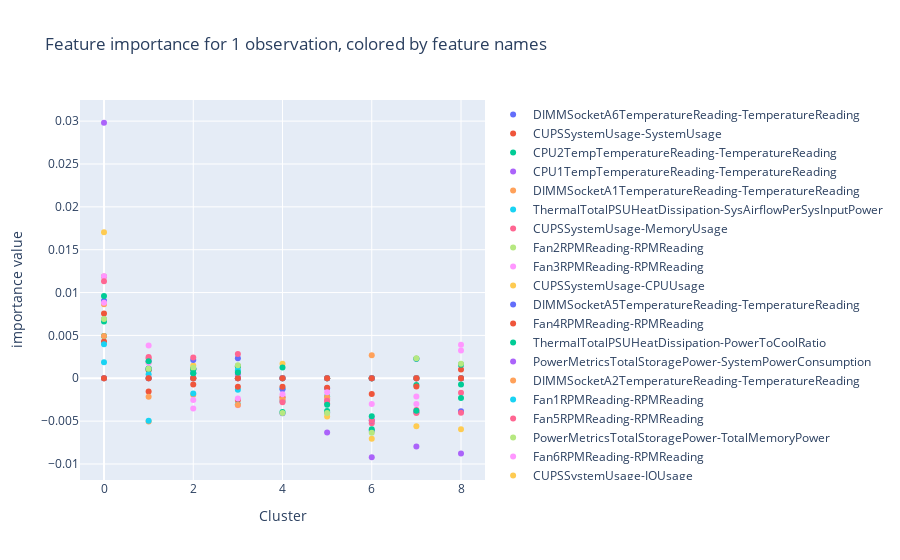

Notebook cell for this chart:
### Markdown cell above
# Show feature importance for each instance/observation

### Code cell
i = 0

x = list(range(len(feature_cols)))
fig = go.Figure()
shape_1obs = shap_values_np[:,i,:]

for i in range(shape_1obs.shape[1]):
    fig.add_trace(go.Scatter(x=x, y=shape_1obs[:,i], name=feature_cols[i], mode='markers'))


fig.update_layout(barmode='relative', title_text='Feature importance for 1 observation, colored by feature names',   
        yaxis=dict(
        title='importance value',
    ),   xaxis=dict(
        title='Cluster',
    ))
fig.show()

### Figure 1 — Plotly figure (JSON) as saved in the notebook; plotly's stock layout.template omitted (floating-point values rounded to 4 significant figures)
{"data": [{"mode": "markers", "name": "DIMMSocketA6TemperatureReading-TemperatureReading", "type": "scatter", "x": [0, 1, 2, 3, 4, 5, 6, 7, 8, 9, 10, 11, 12, 13, 14, 15, 16, 17, 18, 19, 20, 21, 22], "y": [0.006872, 0.001113, 0.001145, 0.00143, -0.00408, -0.003992, -0.006107, 0.002274, 0.001621]}, {"mode": "markers", "name": "CUPSSystemUsage-SystemUsage", "type": "scatter", "x": [0, 1, 2, 3, 4, 5, 6, 7, 8, 9, 10, 11, 12, 13, 14, 15, 16, 17, 18, 19, 20, 21, 22], "y": [0.004289, 0.0009309, 0.001031, -0.002522, -0.002205, -0.002407, 0, 0, 0]}, {"mode": "markers", "name": "CPU2TempTemperatureReading-TemperatureReading", "type": "scatter", "x": [0, 1, 2, 3, 4, 5, 6, 7, 8, 9, 10, 11, 12, 13, 14, 15, 16, 17, 18, 19, 20, 21, 22], "y": [0.004927, 0.001041, 0.001068, -0.003047, -0.002641, 0, 0, -0.0007852, -0.0007222]}, {"mode": "markers", "name": "CPU1TempTemperatureReading-TemperatureReading", "type": "scatter", "x": [0, 1, 2, 3, 4, 5, 6, 7, 8, 9, 10, 11, 12, 13, 14, 15, 16, 17, 18, 19, 20, 21, 22], "y": [0.02981, 0.001143, 0.0006298, 0.000487, 0, -0.00634, -0.009213, -0.007961, -0.008783]}, {"mode": "markers", "name": "DIMMSocketA1TemperatureReading-TemperatureReading", "type": "scatter", "x": [0, 1, 2, 3, 4, 5, 6, 7, 8, 9, 10, 11, 12, 13, 14, 15, 16, 17, 18, 19, 20, 21, 22], "y": [0.004921, -0.005037, -0.00193, 0.0007629, 0, 0, 0, 0, 0]}, {"mode": "markers", "name": "ThermalTotalPSUHeatDissipation-SysAirflowPerSysInputPower", "type": "scatter", "x": [0, 1, 2, 3, 4, 5, 6, 7, 8, 9, 10, 11, 12, 13, 14, 15, 16, 17, 18, 19, 20, 21, 22], "y": [0.001858, 0.0004715, 0.0005839, -0.001338, -0.001203, -0.002111, 0, 0, 0]}, {"mode": "markers", "name": "CUPSSystemUsage-MemoryUsage", "type": "scatter", "x": [0, 1, 2, 3, 4, 5, 6, 7, 8, 9, 10, 11, 12, 13, 14, 15, 16, 17, 18, 19, 20, 21, 22], "y": [0.01187, 0.002471, 0, 0, 0, -0.002915, -0.005258, -0.003702, -0.001691]}, {"mode": "markers", "name": "Fan2RPMReading-RPMReading", "type": "scatter", "x": [0, 1, 2, 3, 4, 5, 6, 7, 8, 9, 10, 11, 12, 13, 14, 15, 16, 17, 18, 19, 20, 21, 22], "y": [0, 0, 0, 0, 0, 0, 0, 0, 0]}, {"mode": "markers", "name": "Fan3RPMReading-RPMReading", "type": "scatter", "x": [0, 1, 2, 3, 4, 5, 6, 7, 8, 9, 10, 11, 12, 13, 14, 15, 16, 17, 18, 19, 20, 21, 22], "y": [0.0119, 0.003832, -0.00352, -0.00314, -0.002557, -0.002386, -0.004611, -0.003011, 0.003899]}, {"mode": "markers", "name": "CUPSSystemUsage-CPUUsage", "type": "scatter", "x": [0, 1, 2, 3, 4, 5, 6, 7, 8, 9, 10, 11, 12, 13, 14, 15, 16, 17, 18, 19, 20, 21, 22], "y": [0.01703, 0.001834, 0.001498, 0.001387, 0.001707, -0.004459, -0.007067, -0.0056, -0.00594]}, {"mode": "markers", "name": "DIMMSocketA5TemperatureReading-TemperatureReading", "type": "scatter", "x": [0, 1, 2, 3, 4, 5, 6, 7, 8, 9, 10, 11, 12, 13, 14, 15, 16, 17, 18, 19, 20, 21, 22], "y": [0.009046, 0.001976, 0.002146, 0.002343, -0.001268, -0.001151, -0.00493, -0.003956, -0.003857]}, {"mode": "markers", "name": "Fan4RPMReading-RPMReading", "type": "scatter", "x": [0, 1, 2, 3, 4, 5, 6, 7, 8, 9, 10, 11, 12, 13, 14, 15, 16, 17, 18, 19, 20, 21, 22], "y": [0.007559, -0.001548, -0.0007334, -0.001003, -0.0009783, -0.001096, -0.001832, -0.0009625, 0.00102]}, {"mode": "markers", "name": "ThermalTotalPSUHeatDissipation-PowerToCoolRatio", "type": "scatter", "x": [0, 1, 2, 3, 4, 5, 6, 7, 8, 9, 10, 11, 12, 13, 14, 15, 16, 17, 18, 19, 20, 21, 22], "y": [0.006613, 0.001131, 0.001091, 0.001375, -0.003928, -0.00381, -0.005933, 0.002291, 0.001573]}, {"mode": "markers", "name": "PowerMetricsTotalStoragePower-SystemPowerConsumption", "type": "scatter", "x": [0, 1, 2, 3, 4, 5, 6, 7, 8, 9, 10, 11, 12, 13, 14, 15, 16, 17, 18, 19, 20, 21, 22], "y": [0, 0, 0, 0, 0, 0, 0, 0, 0]}, {"mode": "markers", "name": "DIMMSocketA2TemperatureReading-TemperatureReading", "type": "scatter", "x": [0, 1, 2, 3, 4, 5, 6, 7, 8, 9, 10, 11, 12, 13, 14, 15, 16, 17, 18, 19, 20, 21, 22], "y": [0.008636, -0.002146, 0, -0.003125, -0.002471, -0.002174, 0.00268, 0, 0]}, {"mode": "markers", "name": "Fan1RPMReading-RPMReading", "type": "scatter", "x": [0, 1, 2, 3, 4, 5, 6, 7, 8, 9, 10, 11, 12, 13, 14, 15, 16, 17, 18, 19, 20, 21, 22], "y": [0.003975, -0.004963, -0.001767, 0.0009353, 0, 0, 0, 0, 0]}, {"mode": "markers", "name": "Fan5RPMReading-RPMReading", "type": "scatter", "x": [0, 1, 2, 3, 4, 5, 6, 7, 8, 9, 10, 11, 12, 13, 14, 15, 16, 17, 18, 19, 20, 21, 22], "y": [0.01133, 0.002349, 0.002424, 0.002837, -0.002794, -0.002629, -0.004939, -0.004058, -0.004012]}, {"mode": "markers", "name": "PowerMetricsTotalStoragePower-TotalMemoryPower", "type": "scatter", "x": [0, 1, 2, 3, 4, 5, 6, 7, 8, 9, 10, 11, 12, 13, 14, 15, 16, 17, 18, 19, 20, 21, 22], "y": [0.006921, 0.001104, 0.001232, 0.001518, -0.004037, -0.004045, -0.006347, 0.002323, 0.001691]}, {"mode": "markers", "name": "Fan6RPMReading-RPMReading", "type": "scatter", "x": [0, 1, 2, 3, 4, 5, 6, 7, 8, 9, 10, 11, 12, 13, 14, 15, 16, 17, 18, 19, 20, 21, 22], "y": [0.008807, 0.001803, -0.002539, -0.002352, -0.001865, -0.00163, -0.002997, -0.002139, 0.003251]}, {"mode": "markers", "name": "CUPSSystemUsage-IOUsage", "type": "scatter", "x": [0, 1, 2, 3, 4, 5, 6, 7, 8, 9, 10, 11, 12, 13, 14, 15, 16, 17, 18, 19, 20, 21, 22], "y": [0, 0, 0, 0, 0, 0, 0, 0, 0]}, {"mode": "markers", "name": "DIMMSocketA3TemperatureReading-TemperatureReading", "type": "scatter", "x": [0, 1, 2, 3, 4, 5, 6, 7, 8, 9, 10, 11, 12, 13, 14, 15, 16, 17, 18, 19, 20, 21, 22], "y": [0, 0, 0, 0, 0, 0, 0, 0, 0]}, {"mode": "markers", "name": "DIMMSocketA4TemperatureReading-TemperatureReading", "type": "scatter", "x": [0, 1, 2, 3, 4, 5, 6, 7, 8, 9, 10, 11, 12, 13, 14, 15, 16, 17, 18, 19, 20, 21, 22], "y": [0, 0, 0, 0, 0, 0, 0, 0, 0]}, {"mode": "markers", "name": "PowerMetricsTotalStoragePower-TotalCPUPower", "type": "scatter", "x": [0, 1, 2, 3, 4, 5, 6, 7, 8, 9, 10, 11, 12, 13, 14, 15, 16, 17, 18, 19, 20, 21, 22], "y": [0.009595, 0.001973, 0.0005768, 0.0006639, 0.001251, -0.003074, -0.004443, -0.003776, -0.002295]}], "layout": {"barmode": "relative", "title": {"text": "Feature importance for 1 observation, colored by feature names"}, "xaxis": {"title": {"text": "Cluster"}}, "yaxis": {"title": {"text": "importance value"}}}}
